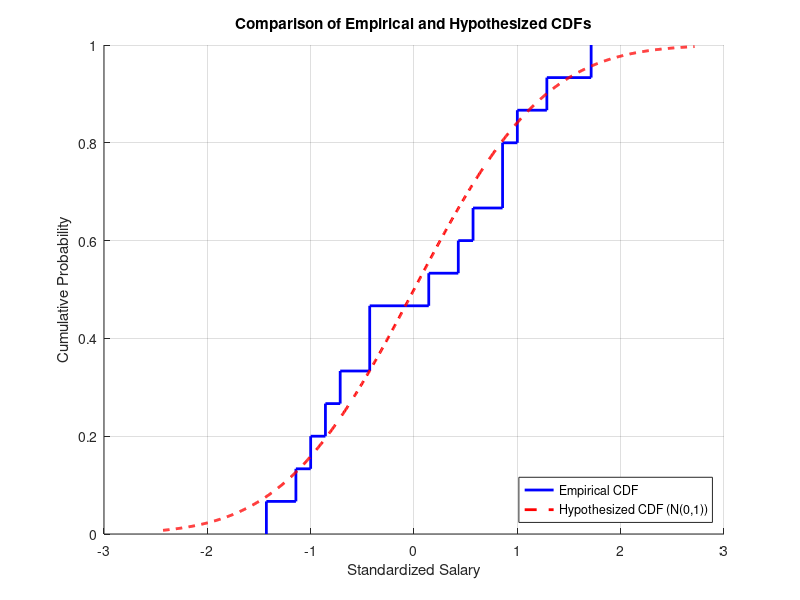

MATLAB code to generate this figure:
% ks-test one sample
employee_id = [201:215]';
salary = [52000, 58000, 61000, 47000, 50000, 64000, 56000, 59000, ...
          45000, 48000, 67000, 62000, 52000, 49000, 61000]';

% Parameters for the hypothesized normal distribution
mu = 55000;     % Mean
sigma = 7000;   % Standard deviation

% Standardize the data (since we're testing against a specific normal distribution)
standardized_salary = (salary - mu) / sigma;

% Perform one-sample Kolmogorov-Smirnov test
[h, p, ksstat, cv] = kstest(standardized_salary);

% Display test results
fprintf('Kolmogorov-Smirnov Test Results:\n');
fprintf('Test Statistic (D): %.4f\n', ksstat);
fprintf('Critical Value: %.4f\n', cv);
fprintf('P-value: %.4f\n', p);
fprintf('Hypothesis Test Result (h): %d\n', h);

if h == 1
    fprintf('Conclusion: Reject the null hypothesis (α = 0.05)\n');
else
    fprintf('Conclusion: Fail to reject the null hypothesis (α = 0.05)\n');
end

% Plot empirical CDF vs hypothesized CDF
figure;
hold on;

% Empirical CDF
[f, x] = ecdf(standardized_salary);
stairs(x, f, 'b', 'LineWidth', 2);

% Hypothesized CDF (standard normal)
x_theo = linspace(min(standardized_salary)-1, max(standardized_salary)+1, 1000);
y_theo = normcdf(x_theo, 0, 1);  % Standard normal
plot(x_theo, y_theo, 'r--', 'LineWidth', 2);

legend('Empirical CDF', 'Hypothesized CDF (N(0,1))', 'Location', 'southeast');
xlabel('Standardized Salary');
ylabel('Cumulative Probability');
title('Comparison of Empirical and Hypothesized CDFs');
grid on;
hold off;
